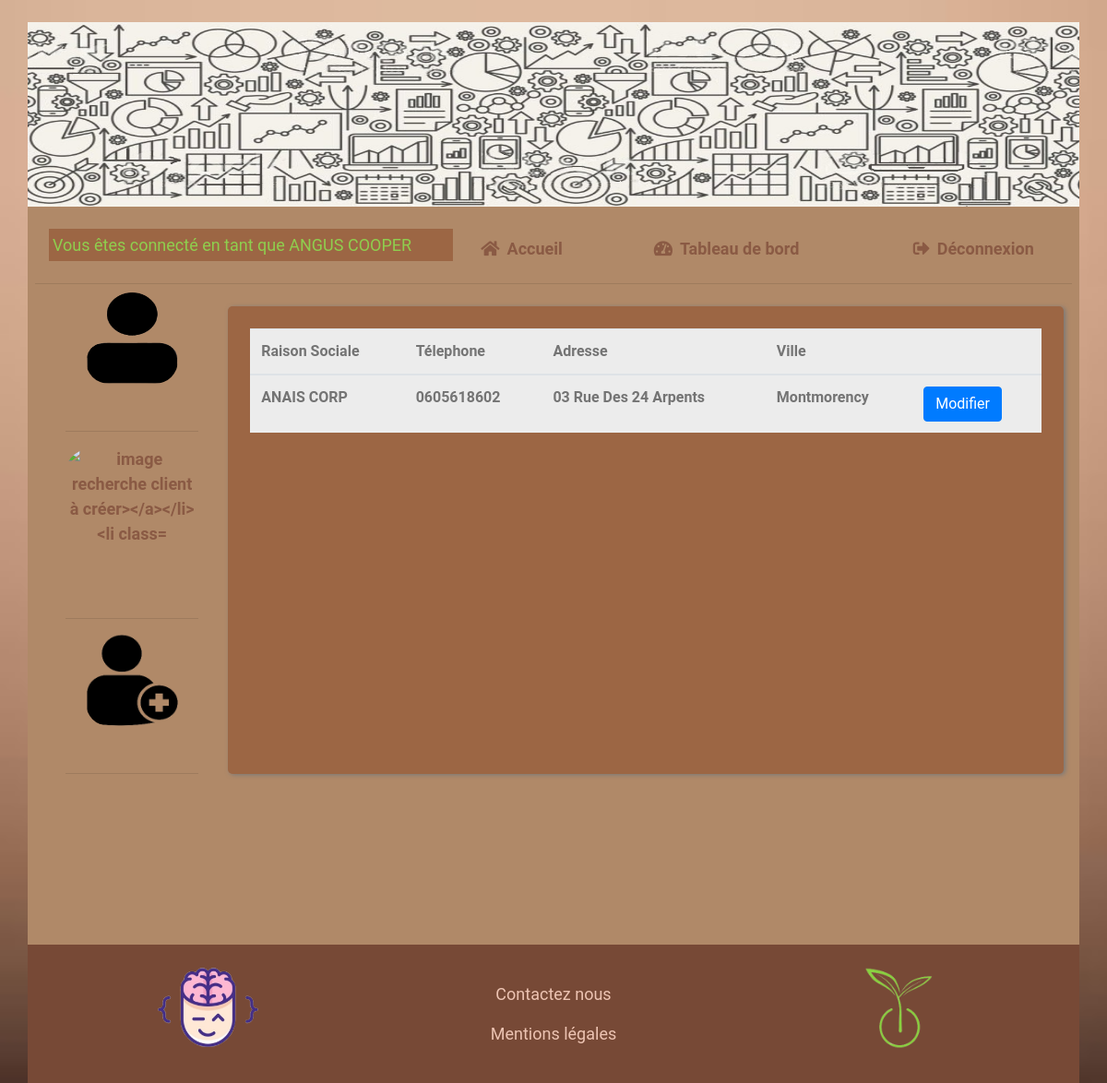
The page /index.php?action=buisness&action2=clientList&action2=detailClient1 (signed in) on the database its author committed.
### tables this page shows
CREATE TABLE `clients` (
  `IDCLIENT` int NOT NULL,
  `IDSECT` int NOT NULL,
  `RAISONSOCIALE` char(50) NOT NULL,
  `ADRESSECLIENT` char(32) DEFAULT NULL,
  `CODEPOSTALCLIENT` char(5) DEFAULT NULL,
  `VILLECLIENT` char(25) DEFAULT NULL,
  `EFFECTIF` int DEFAULT NULL,
  `TELEPHONECLIENT` int(10) UNSIGNED ZEROFILL NOT NULL
);

### controller/AdminController.php (called while the page is built, shortened)
<?php
require ('./model/Client.php');
class AdminController
{
    public static function detailCLient(){
        $results = new client('abi');
        $result=$results->getClients();
        return $result;
    }
}

### model/Database.php (called while the page is built, shortened)
<?php
class Database
{
    public static $pdo;
    public static function getPDO(): PDO
    {
        try
        {
            if(self::$pdo===null)
            {
                $pdo= new PDO('mysql:host=localhost:3307;dbname=abi','root', '');
                $pdo->setAttribute(PDO::ATTR_ERRMODE,PDO::ERRMODE_EXCEPTION);
                self::$pdo=$pdo;
            }
            return self::$pdo;
        }
        catch(Exception $e)
        {
            die($e->getMessage());
        }
    }
}
?>

### model/Client.php (called while the page is built, shortened)
<?php
require ('./model/Database.php');
class Client extends Database
{
    public function getClients()
    {
        try
        {
            $req=parent::getPDO()->query('SELECT * FROM clients');
            $users=$req->fetchAll();
            return $users;
        }
        catch(Exception $e)
        {
            die($e->getMessage());
        }
    }
}
?>

### controller/MainController.php (called while the page is built, shortened)
<?php
class MainController
{
    public static function viewPage($url)
    {
        require $url;
    }
}
?>

### index.php (called while the page is built)
<?php
require('controller/RooterController.php');

### view/buisness/detailClientView.php (the view, shortened to what this page needs)
 <?php
require_once ("./view/buisness/clientView.php");
$indice = $_SESSION['ind'];
$result=AdminController::detailCLient();
foreach ($result as $res){
if($res[0]==$indice)
{
?>
<div class='row mt-4'>
<div class="col px-4">
        <table class="table table-hover">
        <thead>
        <tr>
            <th>Raison Sociale</th>
            <th>Télephone</th>
            <th>Adresse</th>
            <th>Ville</th>
            <th></th>
        </tr>
        </thead>
        <tbody>
        <tr>
         <th><?= $res[2]?></th>
         <th><?= $res[7]?></th>
         <th><?= $res[3]?></th>
         <th><?= $res[5]?></th>
        <th><button class="btn btn-primary" href="#" data-toggle="modal" data-target="#myModal<?= $res[0] ?>"><a href="#" data-toggle="modal" data-target="#myModal<?= $res[0] ?>"></a>Modifier</button></th>
     </tr>
        </tbody>
    </table>
</div>
</div>
<?php
}
?>
<?php
}
?>

### public/styles/buisness.css (style rules this page uses)
body { box-sizing: border-box; background: url("../IMG/bg.jpg") no-repeat; background-size: cover; text-decoration: none; list-style: none; font-family: 'Roboto', sans-serif; font-size: 18px; }
table { font-size: 16px; }
table th { color: #747474; background-color: #ECECEC; }

### rows shown on the page
clients: RAISONSOCIALE "ANAIS CORP", TELEPHONECLIENT "0605618602", ADRESSECLIENT "03 Rue Des 24 Arpents", VILLECLIENT "Montmorency"

### other values the page prints
$_SESSION['first_name'] "ANGUS"
$_SESSION['last_name'] "COOPER"
